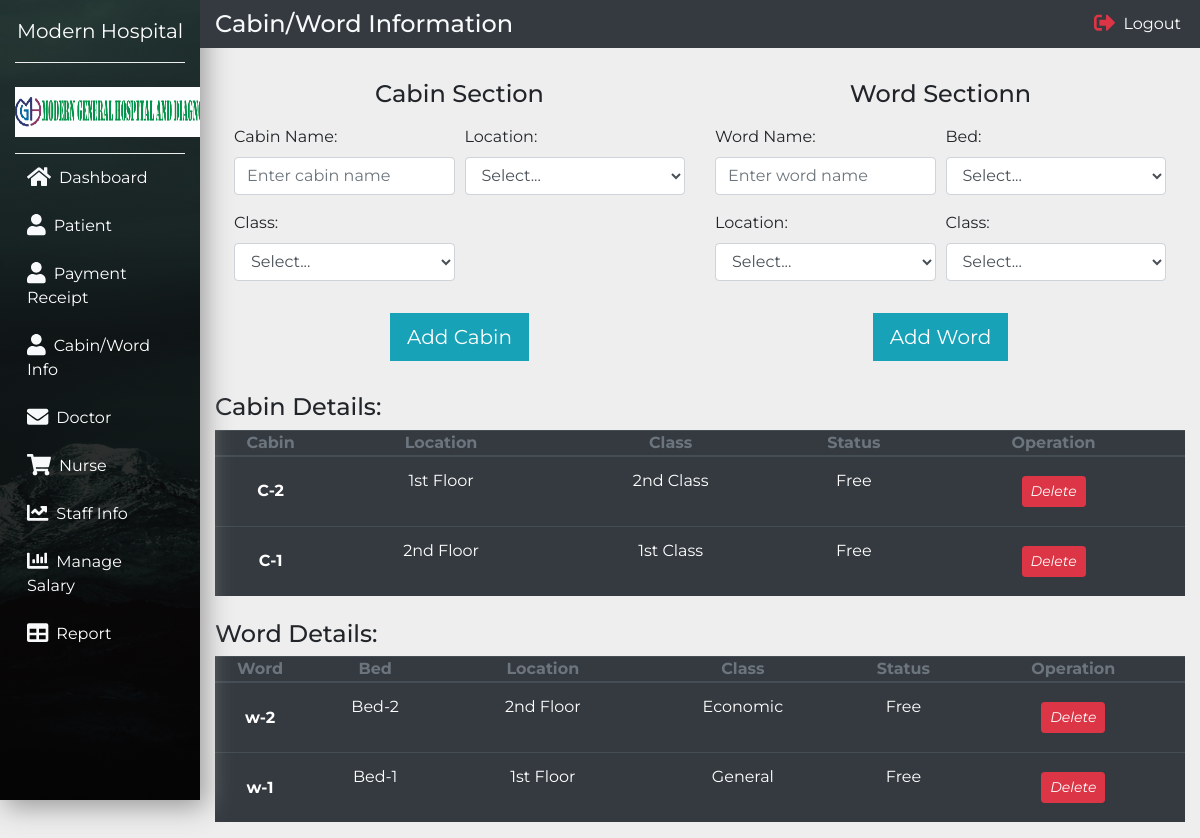
Screenshot of /Admin/cabinwordDetails.php with the database file from the repository.
### tables this page shows
CREATE TABLE `cabin` (
  `id` int(11) NOT NULL,
  `hosCabinName` varchar(50) NOT NULL,
  `hosLocation` varchar(50) NOT NULL,
  `hosCabinClass` varchar(50) NOT NULL,
  `hosCabinStatus` varchar(50) NOT NULL
);

CREATE TABLE `word` (
  `id` int(11) NOT NULL,
  `hosWordName` varchar(50) NOT NULL,
  `hosWordBed` varchar(50) NOT NULL,
  `hosWordLocation` varchar(50) NOT NULL,
  `hosWordClass` varchar(50) NOT NULL,
  `hosWordStatus` varchar(50) NOT NULL
);

### Admin/cabinwordDetails.php (the view, shortened to what this page needs)
<?php
include('include/config.php');
?>
<!doctype html>
<html lang="en">
<head>
  <link rel="stylesheet" href="./css/bootstrap.min.css">
  <link rel="stylesheet" href="./css/style.css">
</head>
<body>
  <nav class="navbar navbar-expand-md navbar-light">
    <div class="collapse navbar-collapse" id="myNavbar">
      <div class="container-fluid">
        <div class="row">
          <div id="app">
            <?php include('include/sidebar.php');?>
                  <div class="app-content">
          <div class="col-xl-10 col-lg-9 col-md-8 ml-auto bg-dark fixed-top py-2 top-navbar">
            <div class="row align-items-center">
              <div class="col-md-4">
                <h4 class="text-light mb-0">Cabin/Word Information</h4>
              </div>
              <div class="col-md-8">
                <ul class="navbar-nav">
                  <li class="nav-item ml-md-auto"><a href="#" class="nav-link text-white p-1" data-toggle="modal"
                      data-target="#sign-out"><i class="fas fa-sign-out-alt text-danger fa-lg mr-2"></i>Logout</a></li>
                </ul>
              </div>
            </div>
          </div>
        </div>
      </div>
    </div>
  </nav>
  <div class="container-fluid">
    <div class="row mt-5 mb-3">
      <div class="col-xl-10 col-lg-9 col-md-8 ml-auto">
        <div class="mx-1 mt-3">
          <section>
            <div class="container-fluid">
              <div class="row">
                <div class="col-xl-6">
                  <h4 class="text-center mb-3">Cabin Section</h4>
                  <form method="post">
                    <div class="form-row">
                      <div class="form-group col-6">
                        <label for="hosCabinName">Cabin Name:</label>
                        <input type="text" class="form-control" name="hosCabinName" placeholder="Enter cabin name">
                      </div>
                      <div class="form-group col-6">
                        <label for="hosLocation">Location:</label>
                        <select class="form-control" id="hosLocation" name="hosLocation">
                          <option>Select...</option>
                        </select>
                      </div>
                    </div>
                    <div class="form-row">
                      <div class="form-group col-6">
                        <label for="hosCabinClass">Class:</label>
                        <select class="form-control" id="hosCabinClass" name="hosCabinClass">
                          <option>Select...</option>
                        </select>
                      </div>
                    </div>
                    <div class="form-row justify-content-center">
                      <div class="form-group mt-3">
                        <button class="btn btn-info btn-lg rounded-0 col-lg-12" type="submit" name="submit">Add Cabin</button>
                      </div>
                    </div>
                  </form>
                </div>
                <div class="col-xl-6">
                  <h4 class="text-center mb-3">Word Sectionn</h4>
                  <form method="post">
                    <div class="form-row">
                      <div class="form-group col-6">
                        <label for="hosWordName">Word Name:</label>
                        <input type="text" class="form-control" name="hosWordName" placeholder="Enter word name">
                      </div>
                      <div class="form-group col-6">
                        <label for="hosWordBed">Bed:</label>
                        <select class="form-control" id="hosWordBed" name="hosWordBed">
                          <option>Select...</option>
                        </select>
                      </div>
                    </div>
                    <div class="form-row">
                      <div class="form-group col-6">
                        <label for="hosWordLocation">Location:</label>
                        <select class="form-control" id="hosWordLocation" name="hosWordLocation">
                          <option>Select...</option>
                        </select>
                      </div>
                      <div class="form-group col-6">
                        <label for="hosWordClass">Class:</label>
                        <select class="form-control" id="hosWordClass" name="hosWordClass">
                          <option>Select...</option>
                        </select>
                      </div>
                    </div>
                    <div class="form-row justify-content-center">
                      <div class="form-group mt-3">
                        <button class="btn btn-info btn-lg rounded-0 col-lg-12" type="confirm" name="confirm">Add Word</button>
                      </div>
                    </div>
                  </form>
                </div>
              </div>
            </div>
          </section>
        </div>
      </div>
    </div>
  </div>
  <section>
    <div class="container-fluid">
      <div class="row">
        <div class="col-xl-10 col-lg-9 col-md-8 ml-auto">
          <div class="row align-items-center">
            <div class="col-12">
              <h4>Cabin Details: </h4>
              <table class="table table-dark table-hover text-center">
                <thead>
                  <tr class="text-muted">
                    <th>Cabin</th>
                    <th>Location</th>
                    <th>Class</th>
                    <th>Status</th>
                    <th>Operation</th>
                  </tr>
                </thead>
                <tbody>
<?php
$ret=mysqli_query($con,"select * from cabin ");
while ($row=mysqli_fetch_array($ret)) {
?>
                  <tr>
                    <th><?php  echo $row['hosCabinName'];?></th>
                    <td><?php  echo $row['hosLocation'];?></td>
                    <td><?php  echo $row['hosCabinClass'];?></td>
                    <td><?php  echo $row['hosCabinStatus'];?></td>
                    <td><a href="cabinwordDetails.php?id=<?php echo $row['id']?>&delet=delete" onClick="return confirm('Are you sure you want to delete?')"class="btn btn-transparent btn-xs tooltips" tooltip-placement="top" tooltip="Remove"><i class="btn btn-danger btn-sm">Delete</i></a></td>
                  </tr>
<?php
}
?>
                </tbody>
              </table>
            </div>
            <div class="col-12 mt-2">
              <h4>Word Details:</h4>
              <table class="table table-dark table-hover text-center">
                <thead>
                  <tr class="text-muted">
                    <th>Word</th>
                    <th>Bed</th>
                    <th>Location</th>
                    <th>Class</th>
                    <th>Status</th>
                    <th>Operation</th>
                  </tr>
                </thead>
                <tbody>
<?php
$ret=mysqli_query($con,"select * from word ");
while ($row=mysqli_fetch_array($ret)) {
?>
                  <tr>
                    <th><?php  echo $row['hosWordName'];?></th>
                    <td><?php  echo $row['hosWordBed'];?></td>
                    <td><?php  echo $row['hosWordLocation'];?></td>
                    <td><?php  echo $row['hosWordClass'];?></td>
                    <td><?php  echo $row['hosWordStatus'];?></td>
                    <td><a href="cabinwordDetails.php?id=<?php echo $row['id']?>&del=delete" onClick="return confirm('Are you sure you want to delete?')"class="btn btn-transparent btn-xs tooltips" tooltip-placement="top" tooltip="Remove"><i class="btn btn-danger btn-sm">Delete</i></a></td>
                  </tr>
<?php
}
?>
                </tbody>
              </table>
            </div>
          </div>
        </div>
      </div>
    </div>
  </section>
</body>
</html>

### Admin/css/style.css (style rules this page uses)
body { font-family: 'Montserrat', sans-serif; background-color: #eee; }
#receipt .table td,.table th { padding: 0 !important; vertical-align: middle !important; }

### rows the page displays
cabin: hosCabinName "C-2", hosLocation "1st Floor", hosCabinClass "2nd Class", hosCabinStatus "Free"
cabin: hosCabinName "C-1", hosLocation "2nd Floor", hosCabinClass "1st Class", hosCabinStatus "Free"
word: hosWordName "w-2", hosWordBed "Bed-2", hosWordLocation "2nd Floor", hosWordClass "Economic", hosWordStatus "Free"
word: hosWordName "w-1", hosWordBed "Bed-1", hosWordLocation "1st Floor", hosWordClass "General", hosWordStatus "Free"
